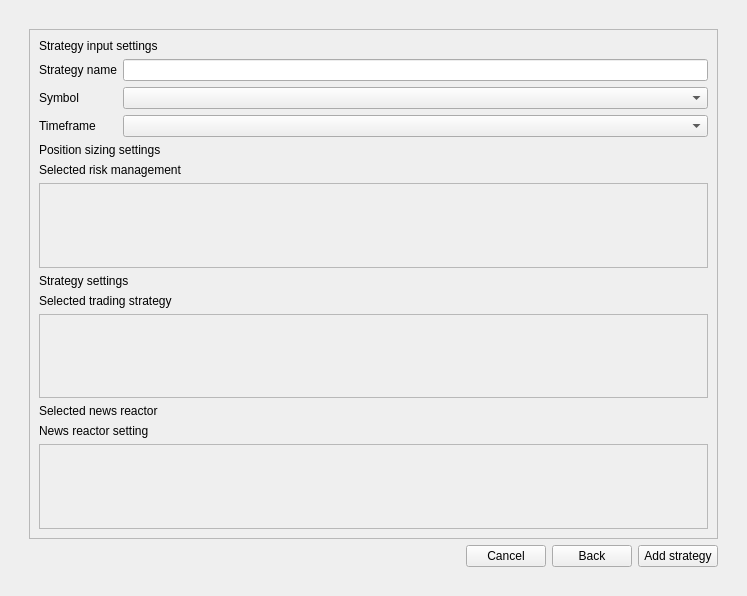
<?xml version="1.0" encoding="UTF-8"?>
<ui version="4.0">
 <class>autotrading_add_strategy_page</class>
 <widget class="QDialog" name="autotrading_add_strategy_page">
  <property name="geometry">
   <rect>
    <x>0</x>
    <y>0</y>
    <width>747</width>
    <height>596</height>
   </rect>
  </property>
  <property name="windowTitle">
   <string>Dialog</string>
  </property>
  <property name="autoFillBackground">
   <bool>true</bool>
  </property>
  <layout class="QVBoxLayout" name="verticalLayout">
   <item>
    <widget class="QWidget" name="widget" native="true">
     <layout class="QVBoxLayout" name="verticalLayout_12">
      <item>
       <widget class="QStackedWidget" name="stackedWidget">
        <property name="autoFillBackground">
         <bool>true</bool>
        </property>
        <property name="currentIndex">
         <number>1</number>
        </property>
        <widget class="QWidget" name="page">
         <layout class="QVBoxLayout" name="verticalLayout_4">
          <item>
           <widget class="QScrollArea" name="scrollArea_4">
            <property name="widgetResizable">
             <bool>true</bool>
            </property>
            <widget class="QWidget" name="scrollAreaWidgetContents_5">
             <property name="geometry">
              <rect>
               <x>0</x>
               <y>0</y>
               <width>691</width>
               <height>509</height>
              </rect>
             </property>
             <layout class="QVBoxLayout" name="verticalLayout_9">
              <item>
               <layout class="QHBoxLayout" name="horizontalLayout_2">
                <item>
                 <layout class="QVBoxLayout" name="verticalLayout_3">
                  <item>
                   <widget class="QLabel" name="auto_trading_add_strategy_label">
                    <property name="text">
                     <string>Strategy list</string>
                    </property>
                   </widget>
                  </item>
                  <item>
                   <widget class="QListWidget" name="auto_trading_add_strategy_strategy_list"/>
                  </item>
                  <item>
                   <widget class="QLabel" name="label_9">
                    <property name="text">
                     <string>Risk management list</string>
                    </property>
                   </widget>
                  </item>
                  <item>
                   <widget class="QListWidget" name="auto_trading_add_strategy_risk_management_list"/>
                  </item>
                  <item>
                   <widget class="QLabel" name="label_12">
                    <property name="text">
                     <string>News reactor list</string>
                    </property>
                   </widget>
                  </item>
                  <item>
                   <widget class="QListWidget" name="listWidget_3"/>
                  </item>
                 </layout>
                </item>
                <item>
                 <layout class="QVBoxLayout" name="verticalLayout_2">
                  <item>
                   <widget class="QLabel" name="auto_trading_add_strategy_descriptionl_label">
                    <property name="text">
                     <string>Strategy description</string>
                    </property>
                   </widget>
                  </item>
                  <item>
                   <widget class="QTextEdit" name="textEdit"/>
                  </item>
                  <item>
                   <widget class="QLabel" name="label_10">
                    <property name="text">
                     <string>Risk management description</string>
                    </property>
                   </widget>
                  </item>
                  <item>
                   <widget class="QTextEdit" name="textEdit_2"/>
                  </item>
                  <item>
                   <widget class="QLabel" name="label_13">
                    <property name="text">
                     <string>News reactor description</string>
                    </property>
                   </widget>
                  </item>
                  <item>
                   <widget class="QTextEdit" name="textEdit_3"/>
                  </item>
                 </layout>
                </item>
               </layout>
              </item>
             </layout>
            </widget>
           </widget>
          </item>
          <item>
           <layout class="QHBoxLayout" name="horizontalLayout">
            <item>
             <spacer name="horizontalSpacer">
              <property name="orientation">
               <enum>Qt::Horizontal</enum>
              </property>
              <property name="sizeHint" stdset="0">
               <size>
                <width>40</width>
                <height>20</height>
               </size>
              </property>
             </spacer>
            </item>
            <item>
             <widget class="QPushButton" name="auto_trading_add_strategy_cancel_1_button">
              <property name="text">
               <string>Cancel</string>
              </property>
             </widget>
            </item>
            <item>
             <widget class="QPushButton" name="auto_trading_add_strategy_next_1_button">
              <property name="text">
               <string>Next step</string>
              </property>
             </widget>
            </item>
           </layout>
          </item>
         </layout>
        </widget>
        <widget class="QWidget" name="page_2">
         <layout class="QVBoxLayout" name="verticalLayout_5">
          <item>
           <widget class="QScrollArea" name="scrollArea">
            <property name="widgetResizable">
             <bool>true</bool>
            </property>
            <widget class="QWidget" name="scrollAreaWidgetContents_2">
             <property name="geometry">
              <rect>
               <x>0</x>
               <y>0</y>
               <width>691</width>
               <height>509</height>
              </rect>
             </property>
             <layout class="QVBoxLayout" name="verticalLayout_11">
              <item>
               <layout class="QVBoxLayout" name="verticalLayout_10">
                <item>
                 <widget class="QLabel" name="label_2">
                  <property name="text">
                   <string>Strategy input settings</string>
                  </property>
                 </widget>
                </item>
                <item>
                 <layout class="QHBoxLayout" name="horizontalLayout_3">
                  <item>
                   <layout class="QVBoxLayout" name="verticalLayout_7">
                    <item>
                     <widget class="QLabel" name="label_7">
                      <property name="text">
                       <string>Strategy name</string>
                      </property>
                     </widget>
                    </item>
                    <item>
                     <widget class="QLabel" name="label">
                      <property name="text">
                       <string>Symbol</string>
                      </property>
                     </widget>
                    </item>
                    <item>
                     <widget class="QLabel" name="label_3">
                      <property name="text">
                       <string>Timeframe</string>
                      </property>
                     </widget>
                    </item>
                   </layout>
                  </item>
                  <item>
                   <layout class="QVBoxLayout" name="verticalLayout_6">
                    <item>
                     <widget class="QLineEdit" name="lineEdit"/>
                    </item>
                    <item>
                     <widget class="QComboBox" name="comboBox_3"/>
                    </item>
                    <item>
                     <widget class="QComboBox" name="comboBox"/>
                    </item>
                   </layout>
                  </item>
                 </layout>
                </item>
                <item>
                 <layout class="QVBoxLayout" name="verticalLayout_8">
                  <item>
                   <widget class="QLabel" name="label_4">
                    <property name="text">
                     <string>Position sizing settings</string>
                    </property>
                   </widget>
                  </item>
                  <item>
                   <widget class="QLabel" name="label_11">
                    <property name="text">
                     <string>Selected risk management</string>
                    </property>
                   </widget>
                  </item>
                  <item>
                   <widget class="QScrollArea" name="scrollArea_2">
                    <property name="widgetResizable">
                     <bool>true</bool>
                    </property>
                    <widget class="QWidget" name="scrollAreaWidgetContents_3">
                     <property name="geometry">
                      <rect>
                       <x>0</x>
                       <y>0</y>
                       <width>667</width>
                       <height>83</height>
                      </rect>
                     </property>
                    </widget>
                   </widget>
                  </item>
                  <item>
                   <widget class="QLabel" name="label_6">
                    <property name="text">
                     <string>Strategy settings</string>
                    </property>
                   </widget>
                  </item>
                  <item>
                   <widget class="QLabel" name="label_5">
                    <property name="text">
                     <string>Selected trading strategy</string>
                    </property>
                   </widget>
                  </item>
                  <item>
                   <widget class="QScrollArea" name="scrollArea_3">
                    <property name="widgetResizable">
                     <bool>true</bool>
                    </property>
                    <widget class="QWidget" name="scrollAreaWidgetContents_4">
                     <property name="geometry">
                      <rect>
                       <x>0</x>
                       <y>0</y>
                       <width>667</width>
                       <height>84</height>
                      </rect>
                     </property>
                    </widget>
                   </widget>
                  </item>
                  <item>
                   <widget class="QLabel" name="label_14">
                    <property name="text">
                     <string>Selected news reactor</string>
                    </property>
                   </widget>
                  </item>
                  <item>
                   <widget class="QLabel" name="label_8">
                    <property name="text">
                     <string>News reactor setting</string>
                    </property>
                   </widget>
                  </item>
                  <item>
                   <widget class="QScrollArea" name="scrollArea_5">
                    <property name="widgetResizable">
                     <bool>true</bool>
                    </property>
                    <widget class="QWidget" name="scrollAreaWidgetContents_6">
                     <property name="geometry">
                      <rect>
                       <x>0</x>
                       <y>0</y>
                       <width>667</width>
                       <height>83</height>
                      </rect>
                     </property>
                    </widget>
                   </widget>
                  </item>
                 </layout>
                </item>
               </layout>
              </item>
             </layout>
            </widget>
           </widget>
          </item>
          <item>
           <layout class="QHBoxLayout" name="horizontalLayout_4">
            <item>
             <spacer name="horizontalSpacer_2">
              <property name="orientation">
               <enum>Qt::Horizontal</enum>
              </property>
              <property name="sizeHint" stdset="0">
               <size>
                <width>40</width>
                <height>20</height>
               </size>
              </property>
             </spacer>
            </item>
            <item>
             <widget class="QPushButton" name="pushButton_2">
              <property name="text">
               <string>Cancel</string>
              </property>
             </widget>
            </item>
            <item>
             <widget class="QPushButton" name="pushButton_3">
              <property name="text">
               <string>Back</string>
              </property>
             </widget>
            </item>
            <item>
             <widget class="QPushButton" name="pushButton">
              <property name="text">
               <string>Add strategy</string>
              </property>
             </widget>
            </item>
           </layout>
          </item>
         </layout>
        </widget>
       </widget>
      </item>
     </layout>
    </widget>
   </item>
  </layout>
 </widget>
 <resources/>
 <connections/>
</ui>
